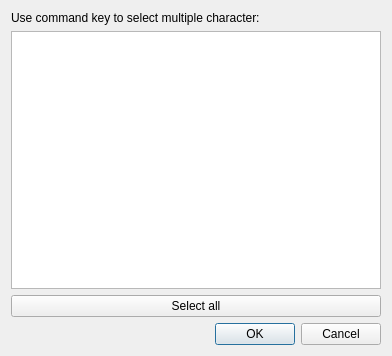
<?xml version="1.0" encoding="UTF-8"?>
<ui version="4.0">
 <class>PeopleDialog</class>
 <widget class="QDialog" name="PeopleDialog">
  <property name="geometry">
   <rect>
    <x>0</x>
    <y>0</y>
    <width>392</width>
    <height>356</height>
   </rect>
  </property>
  <property name="windowTitle">
   <string>Select a character</string>
  </property>
  <layout class="QVBoxLayout" name="verticalLayout">
   <item>
    <widget class="QLabel" name="label">
     <property name="text">
      <string>Use command key to select multiple character:</string>
     </property>
     <property name="wordWrap">
      <bool>true</bool>
     </property>
    </widget>
   </item>
   <item>
    <widget class="QListWidget" name="peopleList">
     <property name="selectionMode">
      <enum>QAbstractItemView::ExtendedSelection</enum>
     </property>
    </widget>
   </item>
   <item>
    <widget class="QPushButton" name="selectAllButton">
     <property name="text">
      <string>Select all</string>
     </property>
    </widget>
   </item>
   <item>
    <widget class="QDialogButtonBox" name="buttonBox">
     <property name="orientation">
      <enum>Qt::Horizontal</enum>
     </property>
     <property name="standardButtons">
      <set>QDialogButtonBox::Cancel|QDialogButtonBox::Ok</set>
     </property>
    </widget>
   </item>
  </layout>
 </widget>
 <resources/>
 <connections>
  <connection>
   <sender>buttonBox</sender>
   <signal>accepted()</signal>
   <receiver>PeopleDialog</receiver>
   <slot>accept()</slot>
   <hints>
    <hint type="sourcelabel">
     <x>248</x>
     <y>254</y>
    </hint>
    <hint type="destinationlabel">
     <x>157</x>
     <y>274</y>
    </hint>
   </hints>
  </connection>
  <connection>
   <sender>buttonBox</sender>
   <signal>rejected()</signal>
   <receiver>PeopleDialog</receiver>
   <slot>reject()</slot>
   <hints>
    <hint type="sourcelabel">
     <x>316</x>
     <y>260</y>
    </hint>
    <hint type="destinationlabel">
     <x>286</x>
     <y>274</y>
    </hint>
   </hints>
  </connection>
 </connections>
</ui>
